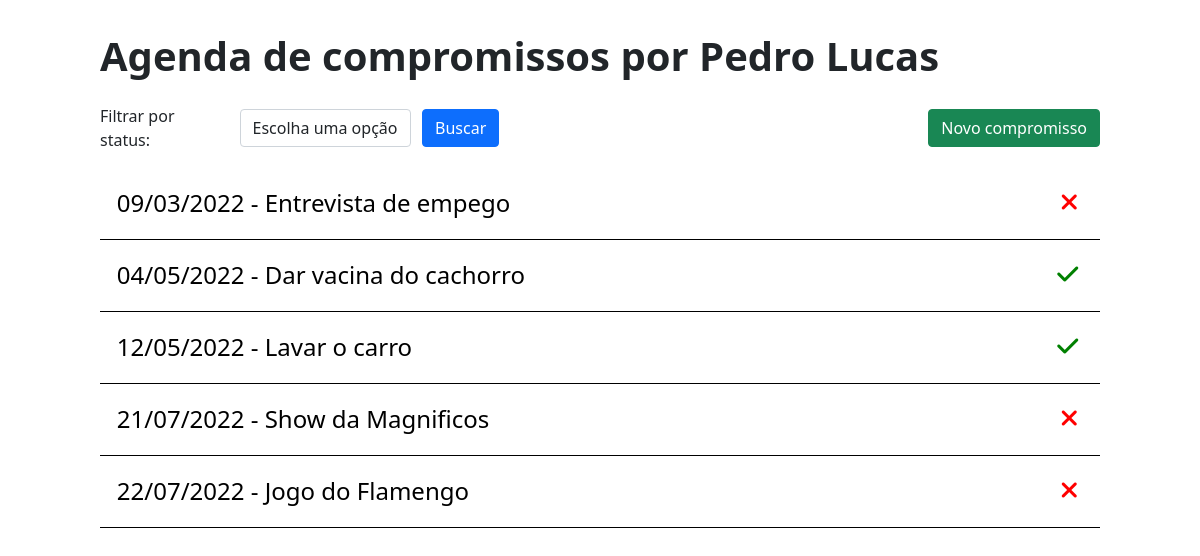
The page / on the database its author committed.
### agenda_app/models.py (models this page shows, shortened)
class Compromisso(models.Model):
    titulo = models.CharField(max_length=120)
    observacoes = models.TextField(blank=True)
    data = models.DateField(blank=False)
    hora_Inicio = models.TimeField(auto_now_add=False, blank=False)
    hora_Fim = models.TimeField(auto_now_add=False, blank=False)
    local = models.CharField(max_length=120)
    status = models.CharField(
        max_length=10,
        choices=STATUS,
    )

### agenda_app/views.py (the view)
# urls.py: path('', views.listaCompromissos, name='comp-list'),
def listaCompromissos(request):
    option = request.GET.get('filter', False)
    if option:
        listaCompromissos = Compromisso.objects.all().filter(status=option)
    else:
        listaCompromissos = Compromisso.objects.all().order_by('data')
    return render(request, 'agenda_app/home.html', {'listaCompromissos': listaCompromissos})

### agenda_app/templates/agenda_app/home.html (shortened to what this page needs)
{% extends 'base.html' %}
{% block content %}
  <div class="offset-1 col-10 home-div">
    <h1>Agenda de compromissos por Pedro Lucas</h1>
    <div class="col-12 filter-div">
      <form action="" method="get" class="home-form">
        <span>Filtrar por status:</span>
        <select name="filter" id="filter" class="form-control">
          <option value="">Escolha uma opção</option>
        </select>
        <input type="submit" value="Buscar" class="btn btn-primary">
      </form>
      <a id="add-button" href="novocompromisso/">
        <button type="button" class="btn btn-success">Novo compromisso</button>
      </a>
    </div>
    <ul class="list">
      {% for compromisso in listaCompromissos %}
      <li class="list-item">
        <span>
          <a href="/compromisso/{{compromisso.id}}">
            {{compromisso.data|date:"d/m/Y"}} - {{compromisso.titulo}}
          </a>
        </span>
        {% if compromisso.status == 'realizado' %}
          <span><i class="fas fa-check"></i></span>
        {% endif %}
        {% if compromisso.status == 'cancelado' %}
          <span><i class="fas fa-times"></i></span>
        {% endif %}
      </li>
      {% endfor %}
    </ul>
  </div>
{% endblock %}

### agenda_app/templates/base.html (shortened to what this page needs)
{% load static %}
<!DOCTYPE html>
<html lang="en">
  <head>
    <link
      rel="stylesheet"
      href="https://cdn.jsdelivr.net/npm/bootstrap@5.1.3/dist/css/bootstrap.min.css"
    />
    <link rel="stylesheet" href="{% static 'css/styles.css' %}" />
  </head>
  <body>
    {% block content %} {% endblock %}
  </body>
</html>

### agenda_app/static/css/styles.css (style rules this page uses)
.home-div { padding: 0; margin-top: 2em; margin-bottom: 2em; }
.home-div h1 { font-weight: bold; margin-bottom: 0.6em; }
.home-form { display: flex; align-items: center; }
.list { padding-left: 0; }
.list-item { list-style: none; font-size: 1.5em; height: 3em; padding: 0.7em 0.7em 0 0.7em; border-bottom: 1px solid black; }
.list-item a { text-decoration: none; color: black; }
.far.fa-clock, .fas.fa-check, .fas.fa-times { margin: 5px; font-size: 1em; float: right; }
.fas.fa-check { color: green; }
.fas.fa-times { color: red; }
.filter-div { padding: 0; margin: 1em 0 1em 0; display: flex; align-items: center; justify-content: space-between; }
#filter { display: inline-block; width: 43%; margin-left: 0.7em; margin-right: 0.7em; }

### rows shown on the page
Compromisso: data "09/03/2022", titulo "Entrevista de empego", status "cancelado" (drawn)
Compromisso: data "04/05/2022", titulo "Dar vacina do cachorro", status "realizado" (drawn)
Compromisso: data "12/05/2022", titulo "Lavar o carro", status "realizado" (drawn)
Compromisso: data "21/07/2022", titulo "Show da Magnificos", status "cancelado" (drawn)
Compromisso: data "22/07/2022", titulo "Jogo do Flamengo", status "cancelado" (drawn)
